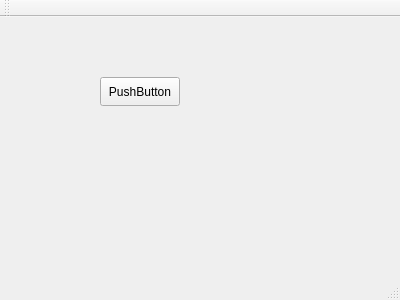
<?xml version="1.0" encoding="UTF-8"?>
<ui version="4.0">
 <class>MainWindow</class>
 <widget class="QMainWindow" name="MainWindow">
  <property name="geometry">
   <rect>
    <x>0</x>
    <y>0</y>
    <width>400</width>
    <height>300</height>
   </rect>
  </property>
  <property name="windowTitle">
   <string>MainWindow</string>
  </property>
  <widget class="QWidget" name="centralWidget">
   <widget class="QPushButton" name="pushButton">
    <property name="geometry">
     <rect>
      <x>100</x>
      <y>60</y>
      <width>80</width>
      <height>29</height>
     </rect>
    </property>
    <property name="text">
     <string>PushButton</string>
    </property>
   </widget>
  </widget>
  <widget class="QMenuBar" name="menuBar">
   <property name="geometry">
    <rect>
     <x>0</x>
     <y>0</y>
     <width>400</width>
     <height>26</height>
    </rect>
   </property>
  </widget>
  <widget class="QToolBar" name="mainToolBar">
   <attribute name="toolBarArea">
    <enum>TopToolBarArea</enum>
   </attribute>
   <attribute name="toolBarBreak">
    <bool>false</bool>
   </attribute>
  </widget>
  <widget class="QStatusBar" name="statusBar"/>
 </widget>
 <layoutdefault spacing="6" margin="11"/>
 <resources/>
 <connections/>
</ui>
